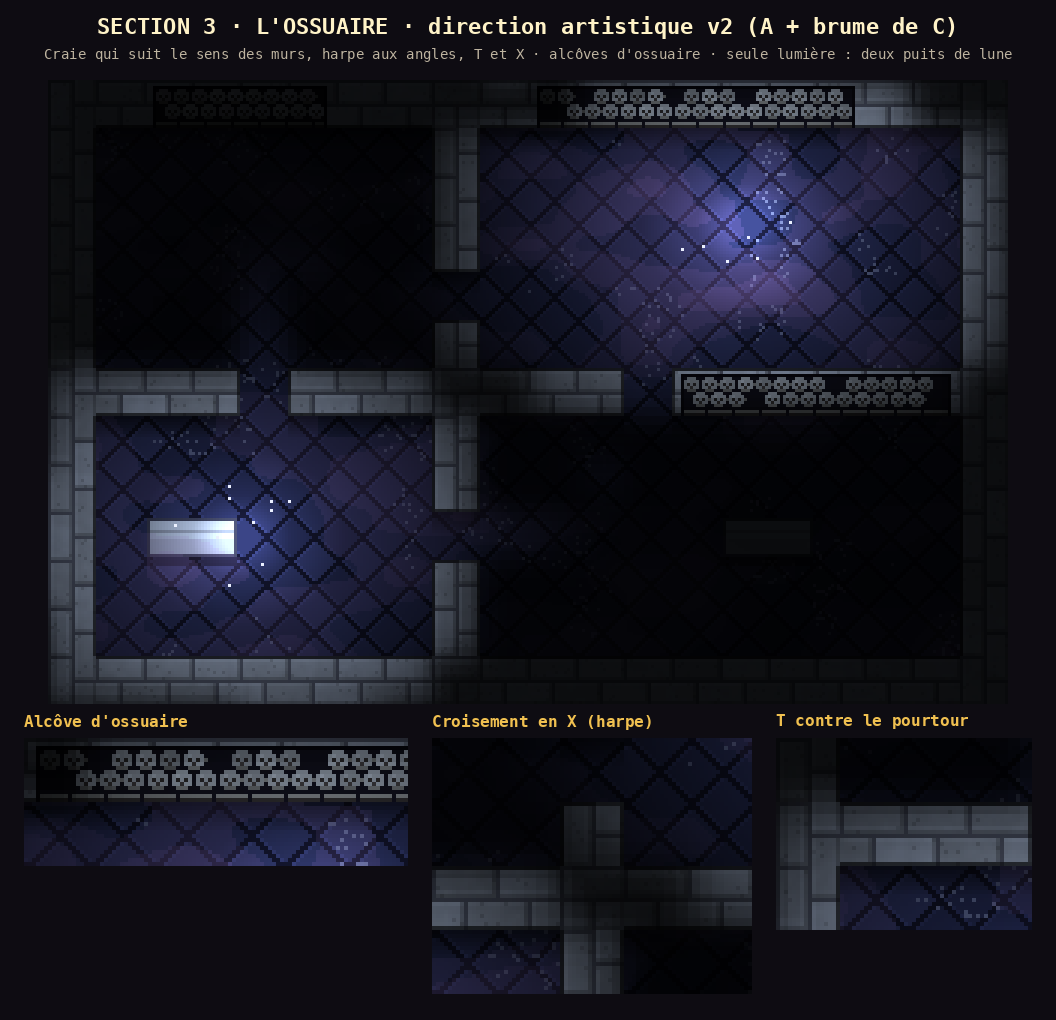

Reproduce this figure in Python.
"""Section 3, l'OSSUAIRE DE LA LUNE PÂLE : direction artistique v2 (Thomas, 2026-11-19, 8 h 15, sur la planche v1 :
« on mélange le A avec la brume du C ; retire les lunes dessinées, on comprend mal ; veille à la cohérence de
l'orientation ainsi que des sections de murs en X et T ; consacrer des sections de murs entières avec de larges alcôves
remplies d'os et de crânes ; la seule source lumineuse devrait être la lune ; davantage d'ombre dans les sections sans
lumière »). PROPOSITION, rien n'est en jeu.

- Murs de CRAIE (direction A) : grands blocs ; ils suivent le mur (assises couchées le long d'un mur horizontal,
  debout le long d'un mur vertical) ; aux angles, T et X les assises se croisent EN HARPE (une longue pierre, puis
  deux courtes), sans pilier. Plus aucun croissant gravé.
- ALCÔVES D'OSSUAIRE : des tronçons entiers de mur (3 à 5 cases) creusés en une large niche remplie de crânes empilés et
  d'os longs ; les os restent dans le mur, rien ne déborde au sol.
- Sol : dalles en losange bleu nuit (direction A), sans gravure ; BRUME violette qui rampe au sol (direction C).
- LUMIÈRE : seulement les PUITS DE LUNE (la lumière tombe d'en haut, aucune forme de lune dessinée) ; elle ne passe pas
  les murs ; ailleurs, l'ombre presque noire.

  python3 art/ossuaire_da_v2.py   → art/ossuaire_da_v2.png
"""
import os
import sys

import numpy as np
from PIL import Image, ImageDraw

sys.path.insert(0, os.path.dirname(os.path.abspath(__file__)))
from pix import fbm, font, grid, hash2, up  # noqa: E402

T = 16
# Quatre salles séparées par deux murs qui se croisent : un X au milieu, des T contre le pourtour.
PLAN = [
    "####################",
    "#.......#..........#",
    "#.......#..........#",
    "#.......#..........#",
    "#..................#",
    "#.......#..........#",
    "####.#######.#######",
    "#.......#..........#",
    "#.......#..........#",
    "#..................#",
    "#.......#..........#",
    "#.......#..........#",
    "####################",
]
PH, PW = len(PLAN), len(PLAN[0])
W, H = PW * T, PH * T
MOONS = [(14.5, 3.0, 1.0), (4.0, 9.5, 0.85)]  # puits de lune (case x, case y, force)
ALCOVES = [(2, 0, 5), (10, 0, 16), (13, 6, 18)]  # tronçons de mur creusés : (x début, rangée, x fin), face au sud
SARCOS = [(2, 9), (14, 9)]


def is_wall(x, y):
    return x < 0 or y < 0 or x >= PW or y >= PH or PLAN[y][x] == "#"


def kind(x, y):
    """H : mur qui court de gauche à droite ; V : de haut en bas ; J : angle, T ou X (les deux)."""
    h = (x > 0 and PLAN[y][x - 1] == "#") or (x < PW - 1 and PLAN[y][x + 1] == "#")
    v = (y > 0 and PLAN[y - 1][x] == "#") or (y < PH - 1 and PLAN[y + 1][x] == "#")
    # Un mur du pourtour garde son sens : il n'est jonction que si un mur intérieur le rejoint.
    if h and v:
        inner_h = 0 < y < PH - 1 and ((0 < x - 1 < PW - 1 and is_wall(x - 1, y)) or (0 < x + 1 < PW - 1 and is_wall(x + 1, y))) and 0 < x < PW - 1
        border_v = x in (0, PW - 1)
        border_h = y in (0, PH - 1)
        if border_h and not (0 < y + 1 < PH - 1 and is_wall(x, y + 1)) and not (0 < y - 1 < PH - 1 and is_wall(x, y - 1)):
            return "H"
        if border_v and not inner_h:
            return "V"
        return "J"
    return "V" if v else "H"


CHALK_A, CHALK_B, JOINT = np.array((194, 188, 172)), np.array((224, 218, 202)), np.array((118, 114, 112))


def chalk(t, grain):
    return (CHALK_A * (1 - t) + CHALK_B * t) * (0.93 + 0.1 * grain)


def wall_pixel_layer():
    """Les blocs de craie, case par case, selon le sens du mur ; en harpe aux jonctions."""
    out = np.zeros((H, W, 3))
    xs, ys = grid(W, H)
    grain = fbm(xs, ys, 3, 4, 2)
    for cy in range(PH):
        for cx in range(PW):
            if PLAN[cy][cx] != "#":
                continue
            k = kind(cx, cy)
            for ly in range(T):
                for lx in range(T):
                    X, Y = cx * T + lx, cy * T + ly
                    if k == "H":
                        row = Y // 8
                        u = X + (row % 2) * 8
                        bid, a, b = (u // 16, row), u % 16, Y % 8
                        jnt, hi, sh = a == 0 or b == 0, b == 1 and a > 0, b == 7 or a == 15
                    elif k == "V":
                        col = X // 8
                        u = Y + (col % 2) * 8
                        bid, a, b = (col, u // 16 + 1000), X % 8, u % 16
                        jnt, hi, sh = a == 0 or b == 0, a == 1 and b > 0, a == 7 or b == 15
                    else:
                        # Harpe : une longue pierre (haut), puis deux courtes (bas), sans pilier.
                        if ly < 8:
                            bid, a, b = (cx * 7 + 3, cy * 5 + 2000), lx, ly
                            jnt, hi, sh = lx == 0 or ly == 0, ly == 1 and lx > 0, ly == 7 or lx == 15
                        else:
                            bid, a, b = (cx * 7 + lx // 8, cy * 5 + 3000), lx % 8, ly - 8
                            jnt, hi, sh = a == 0 or b == 0, b == 1 and a > 0, b == 7 or a == 7
                    t = hash2(bid[0], bid[1], 3)
                    c = chalk(float(t), float(grain[Y, X]))
                    if hash2(X, Y, 5) > 0.9 and (X + Y) % 3 == 0:
                        c = c * 0.86
                    if hi:
                        c = np.minimum(c * 1.07, 255)
                    if sh:
                        c = c * 0.8
                    if jnt:
                        c = JOINT
                    out[Y, X] = c
    return out


def floor_layer(xs, ys):
    """Dalles en losange bleu nuit, joints sombres, un peu de poussière d'os ; aucune gravure."""
    u, v = (xs + ys) / 16, (xs - ys) / 16
    cu, cv = np.floor(u).astype(int), np.floor(v).astype(int)
    fu, fv = u - cu, v - cv
    t = hash2(cu, cv, 41)
    out = np.array((40, 42, 66)) * (1 - t[..., None]) + np.array((52, 54, 82)) * t[..., None]
    j = (fu < 0.07) | (fv < 0.07)
    out[j] = (20, 20, 34)
    hi = ((fu < 0.13) | (fv < 0.13)) & ~j
    out[hi] = out[hi] * 1.18
    dust = (fbm(xs, ys, 20, 43, 2) > 0.66) & (hash2(xs.astype(int), ys.astype(int), 44) > 0.93)
    out[dust] = (110, 110, 124)
    return out


BONE, BONE_D, BONE_S, RECESS = np.array((222, 212, 186)), np.array((168, 156, 130)), np.array((60, 52, 44)), np.array((22, 20, 28))


def alcove(a, x0, row, x1):
    """Large alcôve d'ossuaire creusée dans un tronçon de mur : linteau et jambages de craie, crânes empilés et os."""
    X0, X1 = x0 * T + 3, (x1 + 1) * T - 3
    Y0, Y1 = row * T + 2, (row + 1) * T
    a[Y0:Y1, X0:X1] = RECESS
    # Deux rangées de crânes serrés (5 × 5), la seconde décalée ; des os longs coincés entre eux.
    for (sy, off) in ((Y0 + 1, 0), (Y0 + 6, 3)):
        for sx in range(X0 + 1 + off, X1 - 5, 6):
            if hash2(sx, sy, 77) < 0.07:
                continue  # un crâne manque : on voit le noir derrière
            shade = 0.8 + 0.25 * hash2(sx, sy, 78)
            for dy in range(5):
                for dx in range(5):
                    if (dy == 0 and dx in (0, 4)) or (dy == 4 and dx in (0, 4)):
                        continue
                    a[sy + dy, sx + dx] = BONE * shade
            a[sy + 4, sx + 1:sx + 4] = BONE_D * shade
            a[sy + 2, sx + 1] = BONE_S
            a[sy + 2, sx + 3] = BONE_S
            a[sy + 3, sx + 2] = BONE_S * 1.4
            a[sy + 1, sx + 1] = np.minimum(BONE * shade * 1.12, 255)
            # un os long en travers, juste à droite
            if hash2(sx, sy, 79) < 0.5:
                a[sy + 2, sx + 5] = BONE_D
    # bord inférieur : un fémur couché au pied de l'alcôve, dans le mur
    for X in range(X0 + 1, X1 - 1):
        if (X - X0) % 9 < 8:
            a[Y1 - 2, X] = BONE_D
            a[Y1 - 1, X] = BONE_S
    # liseré sombre du creux
    a[Y0, X0:X1] = (12, 10, 16)
    a[Y0:Y1, X0] = (12, 10, 16)
    a[Y0:Y1, X1 - 1] = (12, 10, 16)


def sarcophagus(a, cx, cy):
    x0, y0 = cx * T + 1, cy * T + 2
    w, h = 2 * T - 2, T - 3
    a[y0:y0 + h, x0:x0 + w] = (168, 164, 154)
    a[y0:y0 + 7, x0:x0 + w] = (186, 182, 170)
    a[y0 + 4, x0 + 1:x0 + w - 1] = (146, 142, 134)
    a[y0, x0:x0 + w] = (60, 58, 66)
    a[y0 + h - 1, x0:x0 + w] = (60, 58, 66)
    a[y0:y0 + h, x0] = (60, 58, 66)
    a[y0:y0 + h, x0 + w - 1] = (60, 58, 66)
    a[y0 + h:y0 + h + 3, x0 + 1:x0 + w] *= 0.5  # ombre


def light_map(xs, ys):
    """La lune seule : chaque puits éclaire autour de lui, jusqu'aux murs (pas à travers)."""
    cell_lit = np.zeros((PH, PW))
    for (mx, my, f) in MOONS:
        for cy in range(PH):
            for cx in range(PW):
                # ligne de vue en cases depuis le puits
                n = int(max(abs(cx + 0.5 - mx), abs(cy + 0.5 - my)) * 3) + 1
                ok = True
                for i in range(1, n):
                    px_ = mx + (cx + 0.5 - mx) * i / n
                    py_ = my + (cy + 0.5 - my) * i / n
                    if PLAN[int(py_)][int(px_)] == "#" and (int(px_), int(py_)) != (cx, cy):
                        ok = False
                        break
                if ok:
                    cell_lit[cy, cx] = 1
        vis = np.kron(cell_lit, np.ones((T, T)))
        # adoucit le bord des zones vues
        for _ in range(6):
            vis = (vis + np.roll(vis, 3, 0) + np.roll(vis, -3, 0) + np.roll(vis, 3, 1) + np.roll(vis, -3, 1)) / 5
        cell_lit[:] = 0
        d = np.hypot(xs - mx * T, (ys - my * T) / 0.85) / T
        pool = np.clip(1.2 - d / 1.8, 0, 1)  # la flaque de lune au sol
        spill = np.clip(1 - d / 8.0, 0, 1) ** 1.3 * 0.75  # la lumière qui se répand dans la salle
        yield (np.maximum(pool, spill) * vis * f, pool * f)


def main_room():
    xs, ys = grid(W, H)
    wall = np.array([[PLAN[y // T][x // T] == "#" for x in range(W)] for y in range(H)])
    a = np.where(wall[..., None], wall_pixel_layer(), floor_layer(xs, ys))
    # liseré sombre du mur contre le sol, ombre portée des murs vers le sud
    fl = ~wall
    edge = wall & (np.roll(fl, 1, 0) | np.roll(fl, -1, 0) | np.roll(fl, 1, 1) | np.roll(fl, -1, 1))
    a[edge] *= 0.45
    for cy in range(PH - 1):
        for cx in range(PW):
            if PLAN[cy][cx] == "#" and PLAN[cy + 1][cx] == ".":
                for k in range(7):
                    a[(cy + 1) * T + k, cx * T:(cx + 1) * T] *= 0.5 + 0.07 * k
    for (x0, row, x1) in ALCOVES:
        alcove(a, x0, row, x1)
    for s in SARCOS:
        sarcophagus(a, *s)
    # lumière
    L = np.full((H, W), 0.08)
    pools = np.zeros((H, W))
    for lit, pool in light_map(xs, ys):
        L = np.maximum(L, 0.08 + lit * 1.45 + pool * 0.5)
        pools = np.maximum(pools, pool)
    tint = np.array((0.8, 0.9, 1.12))
    a = a * L[..., None] * tint
    # brume (direction C) : nappes lentes au sol ; elle s'éclaire dans la lune et se perd dans le noir
    f = fbm(xs, ys * 2.2, 40, 7, 2)
    dens = np.clip((f - 0.38) * 2.0, 0, 1) * fl
    band = (np.round(dens * 3) / 3) * 0.42
    band = band * np.clip(0.25 + L, 0, 1)
    fogc = np.array((150, 116, 196))[None, None, :] * (0.1 + 0.8 * L[..., None])
    a = a * (1 - band[..., None]) + fogc * band[..., None]
    # poussière qui flotte dans les colonnes de lune
    motes = (hash2(xs.astype(int), ys.astype(int), 99) > 0.993) & (pools > 0.35)
    a[motes] = (235, 240, 255)
    return Image.fromarray(np.clip(a, 0, 255).astype(np.uint8), "RGB")


def main():
    S = 3
    room = up(main_room(), S)
    pad = 24
    Z = 6
    crops = [("Alcôve d'ossuaire", (10 * T, 0, 16 * T, 2 * T)), ("Croisement en X (harpe)", (6 * T, 4 * T, 11 * T, 8 * T)), ("T contre le pourtour", (0, 5 * T, 4 * T, 8 * T))]
    raw = main_room()
    zooms = [(n, up(raw.crop(b), 4)) for n, b in crops]
    zh = max(z.height for _, z in zooms)
    Wb = max(room.width + 2 * pad, sum(z.width for _, z in zooms) + pad * (len(zooms) + 1))
    Hb = room.height + 140 + zh
    sheet = Image.new("RGB", (Wb, Hb), (14, 12, 18))
    d = ImageDraw.Draw(sheet)
    d.text((Wb // 2, 26), "SECTION 3 · L'OSSUAIRE · direction artistique v2 (A + brume de C)", fill=(255, 243, 200), font=font(22), anchor="mm")
    d.text((Wb // 2, 54), "Craie qui suit le sens des murs, harpe aux angles, T et X · alcôves d'ossuaire · seule lumière : deux puits de lune", fill=(190, 180, 160), font=font(14, False), anchor="mm")
    sheet.paste(room, ((Wb - room.width) // 2, 80))
    x = pad
    y = 80 + room.height + 34
    for n, z in zooms:
        d.text((x, y - 24), n, fill=(240, 192, 80), font=font(16), anchor="lt")
        sheet.paste(z, (x, y))
        x += z.width + pad
    out = os.path.join(os.path.dirname(os.path.abspath(__file__)), "ossuaire_da_v2.png")
    sheet.save(out)
    print("art/ossuaire_da_v2.png", sheet.size)


if __name__ == "__main__":
    main()
